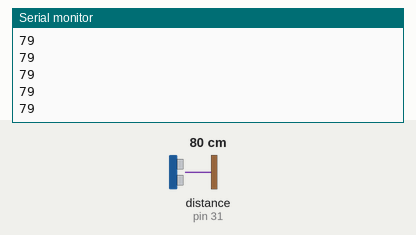
A sketch run on a simulated Arduino Mega 2560, built with avr-gcc and run on an emulated ATmega2560. Shown: the last lines printed to the serial monitor. Wiring (inferred from the names in the program): ultrasonic range finder: trigger pin 30; echo pin 31. The test bench sets the inputs (shaded band); at power-on: distance to the obstacle (sensor on pin 31) 80 cm. The echo pulse lasts 58.3 µs per cm.

Above: at 1.2 s.
1.3 s: distance to the obstacle (sensor on pin 31) set to 12 cm
At 1.8 s:
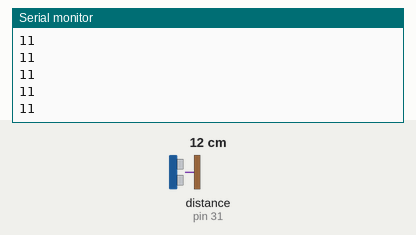
2.8 s: distance to the obstacle (sensor on pin 31) set to 9 cm
At 3.9 s:
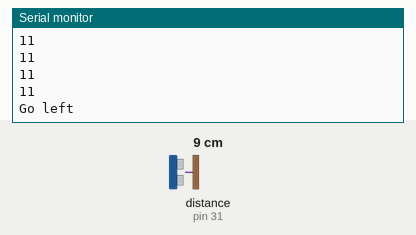
Timing chart, 0 to 5.8 s (numbered marks = the images above; inputs shaded):
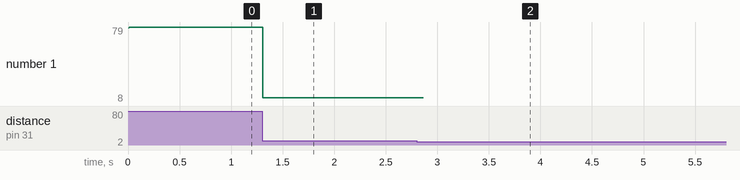

The sketch:

tractor.ino
```cpp
const int trigPin = 30;
const int echoPin = 31;

int count=0;
long duration;
int distance;
void setup() {
pinMode(trigPin, OUTPUT);
pinMode(echoPin, INPUT);
Serial.begin(9600);
}
void loop() {
// Clears the trigPin
digitalWrite(trigPin, LOW);
delayMicroseconds(2);
digitalWrite(trigPin, HIGH);
delayMicroseconds(10);
digitalWrite(trigPin, LOW);
duration = pulseIn(echoPin, HIGH);
distance= duration*0.034/2;
if(distance<10 && count==0)
{
Serial.println("Go left");
count++;
delay(5000);
}
else if(distance<10 && count==1)
{
Serial.println("Go right");
count--;
delay(5000);
}
Serial.println(distance);
}
```

Measured:
- the behaviour switches between 11 and 10 cm on distance to the obstacle (sensor on pin 31) (found by bisection; images 1 and 2)
- after the input at 1.3 s, the serial monitor: prints a new line at once (image 1)
- after the input at 2.8 s, the serial monitor: prints a new line after 0.07 s (image 2)
- plotted number 1: 79 → 11 after the input at 1.3 s, 11 → 8 after the input at 2.8 s
